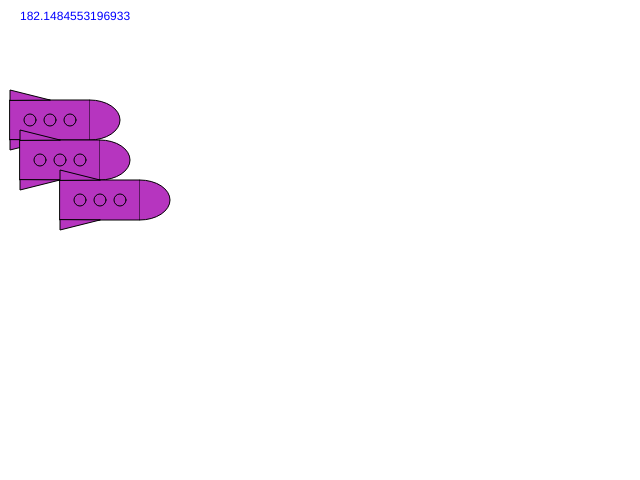
Frame 1 (no input)
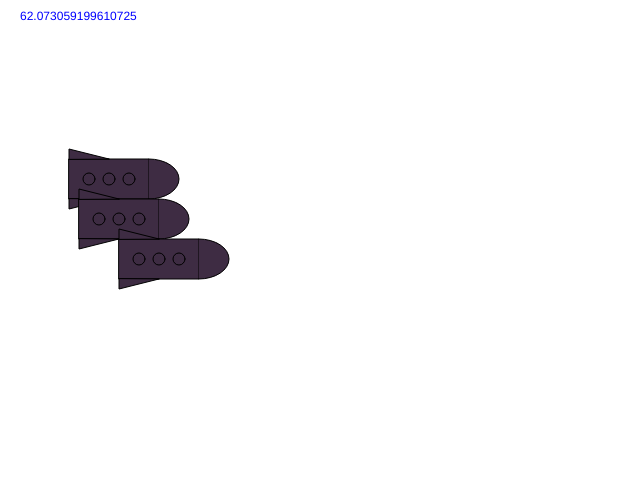
Frame 60 (no input)
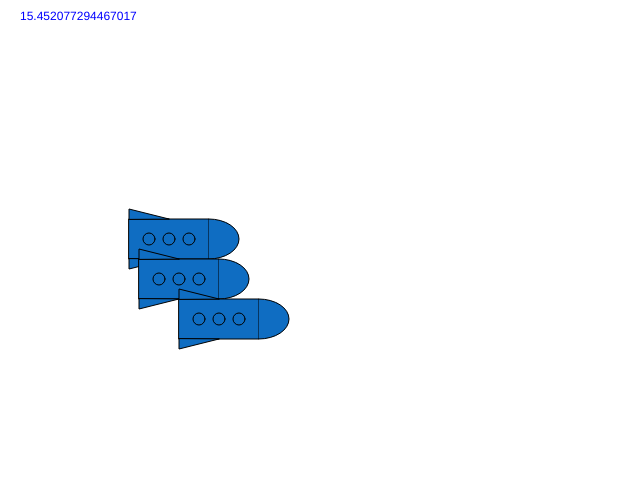
Frame 120 (the mouse pressed at the canvas centre since frame 60)

The p5.js sketch that drew these frames (run headless with seeded random() and noise() and a simulated clock; from frame 60 on, the mouse is pressed at the canvas centre):

// p5.js sketch
// ── sketch.js
var x = 10;
var y = 100;
var r;
var g;
var b;

function setup() {
    createCanvas(640, 480);
    r = random(0, 255);
    g = random(0, 255);
    b = random(0, 255);
}

function draw() {
    background("white");
    
    if (frameCount % 30 == 0) {
        r = random(0, 255);
        g = random(0, 255);
        b = random(0, 255);
    }
    
    fill(r, g, b);
    
    rocket(x, y, 40);
    rocket(x + 10, y + 40, 40);
    rocket(x + 50, y + 80, 40);
    //ellipse(x, y, 40, 40);
    
    
    x += 1;
   
    
    if (x > width) {
        x = 0;
    }
    
    /*var r = random(-5, 5);*/
        
    if (x < width/2) {
         y ++;
    } else {
        y --;
    }
    fill("blue");
    text(r, 20, 20);
}



var rocket = function(x, y, size) {
        
    var fin = size/4;
    var cone = size * 1.5;
    var windowWidth = size/3.33;
    var distance = size/2;
        
    rect(x, y, size * 2, size);
    triangle(x, y, x, y - fin, x + size, y);
    triangle(x, y + size, x, y + size + fin, x + size, y + size);
    
    
    arc(x + size*2, y + size/2, cone, size, PI + HALF_PI, HALF_PI);
    
    for (var i = 0; i < 3; i++ ) {
        ellipse( 
            x + distance + i*distance, 
            y + size/2, 
            windowWidth, 
            windowWidth );
    }
}
